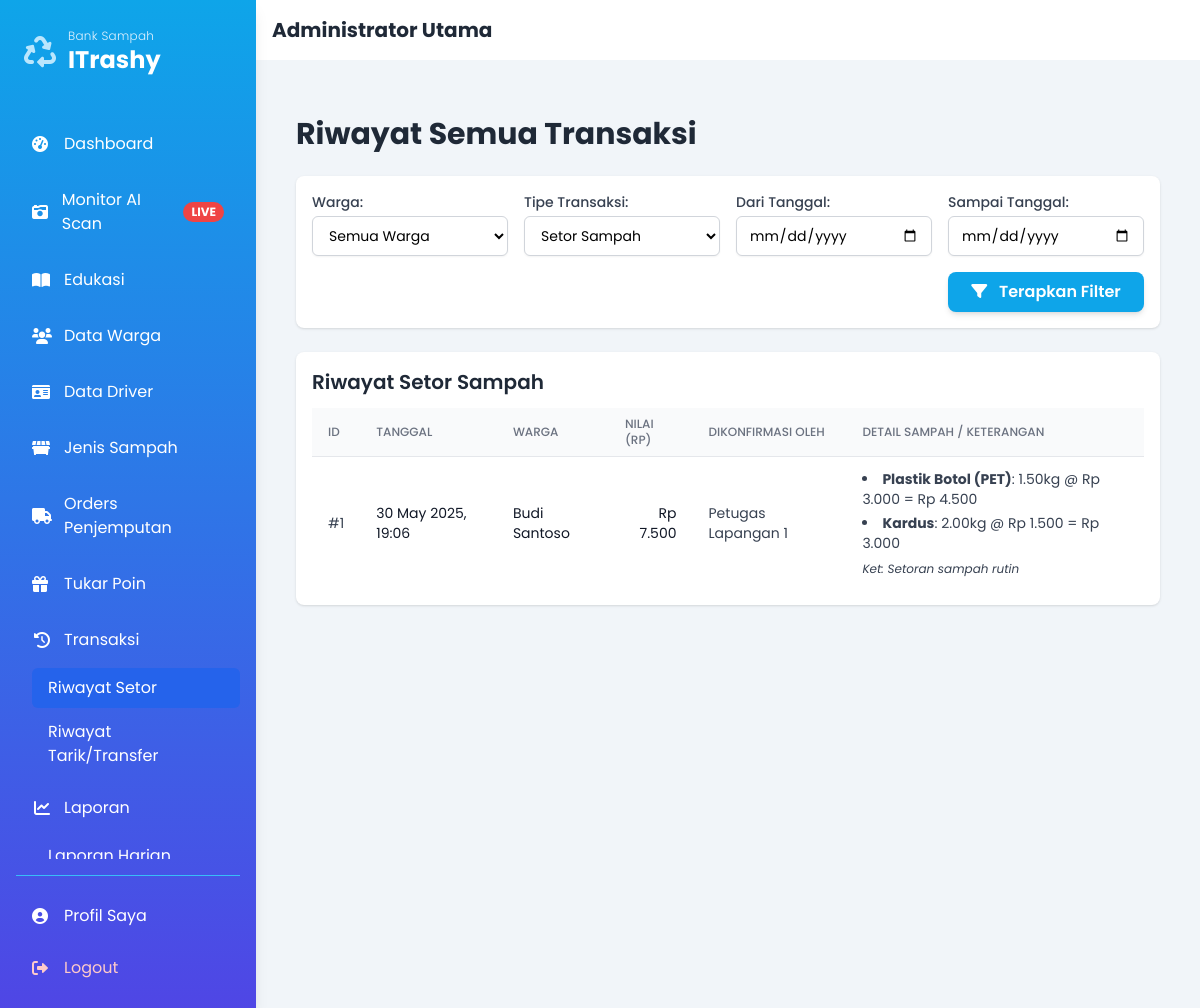
Page /bank_sampah/index.php?page=transaksi/riwayat&filter_tipe=setor (signed in) on the committed database.
### tables this page shows
CREATE TABLE `transaksi` (
  `id_transaksi` int NOT NULL AUTO_INCREMENT,
  `id_warga` int NOT NULL,
  `id_petugas_pencatat` int NOT NULL,
  `tanggal_transaksi` timestamp NOT NULL DEFAULT CURRENT_TIMESTAMP,
  `tipe_transaksi` enum('setor','tarik_saldo') NOT NULL,
  `total_nilai` decimal(10,2) NOT NULL DEFAULT '0.00',
  `keterangan` text,
  PRIMARY KEY (`id_transaksi`),
  KEY `id_warga` (`id_warga`),
  KEY `id_petugas_pencatat` (`id_petugas_pencatat`),
  CONSTRAINT `transaksi_ibfk_1` FOREIGN KEY (`id_warga`) REFERENCES `pengguna` (`id_pengguna`) ON DELETE CASCADE ON UPDATE CASCADE,
  CONSTRAINT `transaksi_ibfk_2` FOREIGN KEY (`id_petugas_pencatat`) REFERENCES `pengguna` (`id_pengguna`) ON UPDATE CASCADE
);

CREATE TABLE `pengguna` (
  `id_pengguna` int NOT NULL AUTO_INCREMENT,
  `nama_lengkap` varchar(100) NOT NULL,
  `username` varchar(50) NOT NULL,
  `password` varchar(255) NOT NULL,
  `level` enum('admin','petugas','warga') NOT NULL,
  `alamat` text,
  `no_telepon` varchar(15) DEFAULT NULL COMMENT 'Digunakan untuk cek info publik warga',
  `saldo` decimal(10,2) DEFAULT '0.00',
  `tanggal_daftar` timestamp NOT NULL DEFAULT CURRENT_TIMESTAMP,
  PRIMARY KEY (`id_pengguna`),
  UNIQUE KEY `username` (`username`),
  KEY `no_telepon` (`no_telepon`)
);

CREATE TABLE `detail_setoran` (
  `id_detail_setoran` int NOT NULL AUTO_INCREMENT,
  `id_transaksi_setor` int NOT NULL,
  `id_jenis_sampah` int NOT NULL,
  `berat_kg` decimal(5,2) NOT NULL,
  `harga_saat_setor` decimal(10,2) NOT NULL,
  `subtotal_nilai` decimal(10,2) NOT NULL,
  PRIMARY KEY (`id_detail_setoran`),
  KEY `id_transaksi_setor` (`id_transaksi_setor`),
  KEY `id_jenis_sampah` (`id_jenis_sampah`),
  CONSTRAINT `detail_setoran_ibfk_1` FOREIGN KEY (`id_transaksi_setor`) REFERENCES `transaksi` (`id_transaksi`) ON DELETE CASCADE ON UPDATE CASCADE,
  CONSTRAINT `detail_setoran_ibfk_2` FOREIGN KEY (`id_jenis_sampah`) REFERENCES `jenis_sampah` (`id_jenis_sampah`) ON UPDATE CASCADE
);

CREATE TABLE `jenis_sampah` (
  `id_jenis_sampah` int NOT NULL AUTO_INCREMENT,
  `nama_sampah` varchar(100) NOT NULL,
  `harga_per_kg` decimal(10,2) NOT NULL,
  `deskripsi` text,
  `satuan` varchar(10) DEFAULT 'kg',
  PRIMARY KEY (`id_jenis_sampah`)
);

### bank_sampah/config/database.php (called while the page is built, shortened)
<?php
$koneksi = mysqli_connect(
    DB_HOST,
    DB_USER,
    DB_PASS,
    DB_NAME
);
function sanitize_input($data) {
    global $koneksi;
    $data = trim($data);
    $data = stripslashes($data);
    $data = htmlspecialchars($data);
    if (isset($koneksi) && $koneksi) {
        $data = mysqli_real_escape_string($koneksi, $data);
    }
    return $data;
}
function format_rupiah($angka) {
    return "Rp " . number_format($angka, 0, ',', '.');
}

### bank_sampah/modules/transaksi/riwayat.php (the view, shortened to what this page needs)
<?php
$filter_tipe = isset($_GET['filter_tipe']) ? sanitize_input($_GET['filter_tipe']) : '';
$filter_tanggal_mulai = isset($_GET['filter_tanggal_mulai']) ? sanitize_input($_GET['filter_tanggal_mulai']) : '';
$filter_tanggal_akhir = isset($_GET['filter_tanggal_akhir']) ? sanitize_input($_GET['filter_tanggal_akhir']) : '';
$where_clause = "";
$where_clause_setor = $where_clause;
$where_clause_setor = (!empty($where_clause_setor) ? $where_clause_setor . ' AND ' : 'WHERE ') . "t.tipe_transaksi = 'setor'";
$base_query = "
    SELECT
        t.id_transaksi,
        t.tanggal_transaksi,
        t.tipe_transaksi,
        t.total_nilai,
        t.keterangan AS keterangan_transaksi,
        warga.nama_lengkap AS nama_warga,
        warga.username AS username_warga,
        petugas.nama_lengkap AS nama_petugas
    FROM transaksi t
    JOIN pengguna warga ON t.id_warga = warga.id_pengguna
    JOIN pengguna petugas ON t.id_petugas_pencatat = petugas.id_pengguna
";
$query_setor = $base_query . " " . $where_clause_setor . " ORDER BY t.tanggal_transaksi DESC";
$stmt_setor = mysqli_prepare($koneksi, $query_setor);
if ($stmt_setor) {
    mysqli_stmt_execute($stmt_setor);
    $result_setor = mysqli_stmt_get_result($stmt_setor);
} else {
    $result_setor = false;
}
?>
<div class="container mx-auto px-4 py-8">
    <h1 class="text-3xl font-bold text-gray-800 mb-6">Riwayat Semua Transaksi</h1>
    <form method="GET" action="<?php echo BASE_URL; ?>index.php" class="mb-6 bg-white p-4 rounded-lg shadow">
        <div class="grid grid-cols-1 md:grid-cols-2 lg:grid-cols-4 gap-4 items-end">
            <div>
                <label for="filter_warga" class="block text-sm font-medium text-gray-700">Warga:</label>
                <select name="filter_warga" id="filter_warga" class="mt-1 block w-full py-2 px-3 border border-gray-300 bg-white rounded-md shadow-sm focus:outline-none focus:ring-sky-500 focus:border-sky-500 sm:text-sm">
                    <option value="">Semua Warga</option>
                </select>
            </div>
            <div>
                <label for="filter_tipe" class="block text-sm font-medium text-gray-700">Tipe Transaksi:</label>
                <select name="filter_tipe" id="filter_tipe" class="mt-1 block w-full py-2 px-3 border border-gray-300 bg-white rounded-md shadow-sm focus:outline-none focus:ring-sky-500 focus:border-sky-500 sm:text-sm">
                    <option value="setor" <?php echo ($filter_tipe == 'setor') ? 'selected' : ''; ?>>Setor Sampah</option>
                </select>
            </div>
            <div>
                <label for="filter_tanggal_mulai" class="block text-sm font-medium text-gray-700">Dari Tanggal:</label>
                <input type="date" name="filter_tanggal_mulai" id="filter_tanggal_mulai" value="<?php echo htmlspecialchars($filter_tanggal_mulai); ?>" class="mt-1 block w-full py-2 px-3 border border-gray-300 rounded-md shadow-sm focus:outline-none focus:ring-sky-500 focus:border-sky-500 sm:text-sm">
            </div>
            <div>
                <label for="filter_tanggal_akhir" class="block text-sm font-medium text-gray-700">Sampai Tanggal:</label>
                <input type="date" name="filter_tanggal_akhir" id="filter_tanggal_akhir" value="<?php echo htmlspecialchars($filter_tanggal_akhir); ?>" class="mt-1 block w-full py-2 px-3 border border-gray-300 rounded-md shadow-sm focus:outline-none focus:ring-sky-500 focus:border-sky-500 sm:text-sm">
            </div>
            <div class="lg:col-start-4">
                <button type="submit" class="w-full bg-sky-500 hover:bg-sky-600 text-white font-semibold py-2 px-4 rounded-lg shadow-md transition duration-150">
                    <i class="fas fa-filter mr-2"></i> Terapkan Filter
                </button>
            </div>
        </div>
    </form>
    <div class="space-y-6">
        <?php if (empty($filter_tipe) || $filter_tipe === 'setor'): ?>
        <div class="bg-white shadow rounded-lg p-4">
            <h2 class="text-xl font-semibold text-gray-800 mb-3">Riwayat Setor Sampah</h2>
            <div class="overflow-x-auto">
                <table class="min-w-full divide-y divide-gray-200">
                    <thead class="bg-gray-50">
                        <tr>
                            <th class="px-4 py-2 text-left text-xs font-medium text-gray-500 uppercase">ID</th>
                            <th class="px-4 py-2 text-left text-xs font-medium text-gray-500 uppercase">Tanggal</th>
                            <th class="px-4 py-2 text-left text-xs font-medium text-gray-500 uppercase">Warga</th>
                            <th class="px-4 py-2 text-left text-xs font-medium text-gray-500 uppercase">Nilai (Rp)</th>
                            <th class="px-4 py-2 text-left text-xs font-medium text-gray-500 uppercase">Dikonfirmasi Oleh</th>
                            <th class="px-4 py-2 text-left text-xs font-medium text-gray-500 uppercase">Detail Sampah / Keterangan</th>
                        </tr>
                    </thead>
                    <tbody class="bg-white divide-y divide-gray-200">
                        <?php
                        $has_gambar = false;
                        if ($result_setor && mysqli_num_rows($result_setor) > 0):
                            while($trx = mysqli_fetch_assoc($result_setor)):
                        ?>
                        <tr>
                            <td class="px-4 py-3 text-sm text-gray-700">#<?php echo $trx['id_transaksi']; ?></td>
                            <td class="px-4 py-3 text-sm text-gray-900"><?php echo date('d M Y, H:i', strtotime($trx['tanggal_transaksi'])); ?></td>
                            <td class="px-4 py-3 text-sm text-gray-900"><?php echo htmlspecialchars($trx['nama_warga']); ?></td>
                            <td class="px-4 py-3 text-sm text-gray-900 text-right"><?php echo format_rupiah($trx['total_nilai']); ?></td>
                            <td class="px-4 py-3 text-sm text-gray-700"><?php echo htmlspecialchars($trx['nama_petugas']); ?></td>
                            <td class="px-4 py-3 text-sm text-gray-700 max-w-xl">
                                <?php
                                    if ($has_gambar) {
                                        $query_detail_items = "SELECT js.nama_sampah, js.gambar, ds.berat_kg, ds.harga_saat_setor, ds.subtotal_nilai
                                                               FROM detail_setoran ds
                                                               JOIN jenis_sampah js ON ds.id_jenis_sampah = js.id_jenis_sampah
                                                               WHERE ds.id_transaksi_setor = ?";
                                    } else {
                                        $query_detail_items = "SELECT js.nama_sampah, ds.berat_kg, ds.harga_saat_setor, ds.subtotal_nilai
                                                               FROM detail_setoran ds
                                                               JOIN jenis_sampah js ON ds.id_jenis_sampah = js.id_jenis_sampah
                                                               WHERE ds.id_transaksi_setor = ?";
                                    }
                                    $stmt_items = mysqli_prepare($koneksi, $query_detail_items);
                                    mysqli_stmt_bind_param($stmt_items, "i", $trx['id_transaksi']);
                                    mysqli_stmt_execute($stmt_items);
                                    $result_items = mysqli_stmt_get_result($stmt_items);
                                    if(mysqli_num_rows($result_items) > 0){
                                        echo "<ul class='list-disc list-inside text-sm'>";
                                        while($item = mysqli_fetch_assoc($result_items)){
                                            echo "<li class='mb-1'>";
                                            echo "<strong>" . htmlspecialchars($item['nama_sampah']) . "</strong>: " . $item['berat_kg'] . "kg @ " . format_rupiah($item['harga_saat_setor']) . " = " . format_rupiah($item['subtotal_nilai']);
                                            echo "</li>";
                                        }
                                        echo "</ul>";
                                    } else {
                                        echo "Detail item tidak ditemukan.";
                                    }
                                    if(!empty($trx['keterangan_transaksi'])) echo "<p class='mt-2 text-xs italic'>Ket: " . htmlspecialchars($trx['keterangan_transaksi']) . "</p>";
                                ?>
                            </td>
                        </tr>
                        <?php
                            endwhile;
                        else:
                        ?>
                            <tr>
                                <td colspan="6" class="px-4 py-3 text-center text-sm text-gray-500">Tidak ada riwayat setor sampah ditemukan.</td>
                            </tr>
                        <?php endif; ?>
                    </tbody>
                </table>
            </div>
        </div>
        <?php endif; ?>
    </div>
</div>

### bank_sampah/includes/header.php (style rules this page uses)
body { font-family: 'Poppins', 'Inter', sans-serif; background-color: #f0f9ff; }

### rows in the picture
transaksi: id_transaksi "1", tanggal_transaksi "30 May 2025, 19:06", id_warga.nama_lengkap "Budi Santoso", total_nilai "Rp 7.500", id_petugas_pencatat.nama_lengkap "Petugas Lapangan 1", keterangan "Setoran sampah rutin"
detail_setoran: id_jenis_sampah.nama_sampah "Plastik Botol (PET)", berat_kg "1.50", harga_saat_setor "Rp 3.000", subtotal_nilai "Rp 4.500"
detail_setoran: id_jenis_sampah.nama_sampah "Kardus", berat_kg "2.00", harga_saat_setor "Rp 1.500", subtotal_nilai "Rp 3.000"

### other values in the picture
$user_nama "Administrator Utama"
